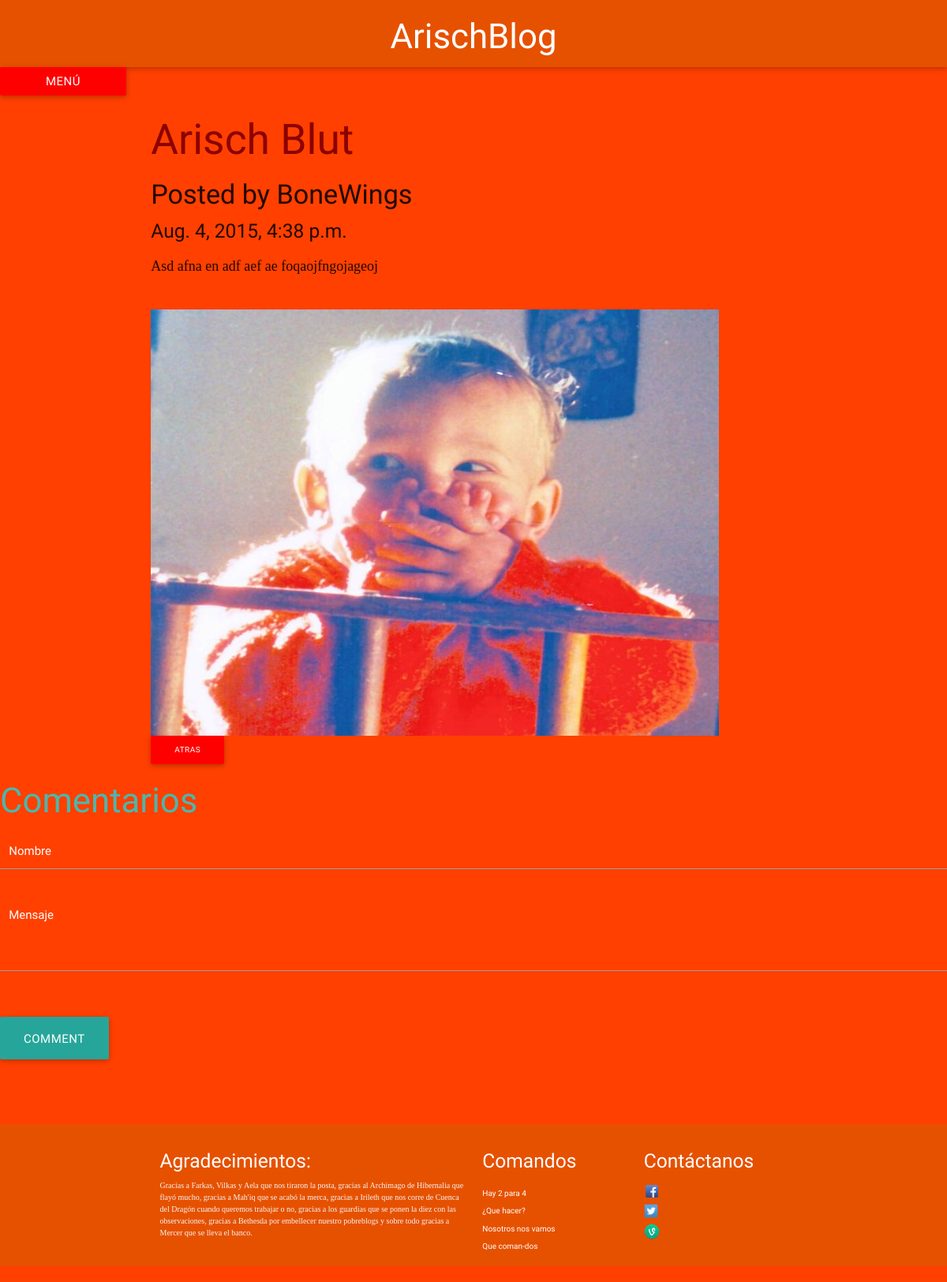
Screenshot of /ver_post/3/ with the database file from the repository.
### blog/models.py (models this page shows, shortened)
class Entrada(models.Model):
    class Meta:
        verbose_name = "Noticia"
        verbose_name_plural = "Noticias"
        ordering=['-fecha']
    imagen = models.CharField(u'URL de la Imagen del Post', max_length=1024,   default="/static/img/skyrim.jpg")
    titulo = models.CharField(u'Título', max_length=100)
    fecha = models.DateTimeField(u'Fecha del Post',auto_now_add=True)
    resumen= models.CharField(u'Resumen',max_length=512)
    contenido = models.TextField(u'Contenido')
    multimedia = models.FileField(u'Multimedia', upload_to='/multimedia', blank=True)
    published = models.BooleanField(u'Habilitado', default=True)
    autor = models.ForeignKey(User)
    tag = models.ManyToManyField('Categoria')

### blog/views.py (the view)
# urls.py: url(r'^ver_post/(?P<id_post>[0-9]+)/$', "blog.views.ver_post", name='vermipost'),
def ver_post(request, id_post):
    context = RequestContext(request)
    mi_post = Entrada.objects.get(id=id_post)
    return render_to_response('post.html',
                              {'post':mi_post},
                              context)

### blog/templates/post.html (shortened to what this page needs)
{% extends 'base.html' %}
{% block content %}
<article>
    <div class="container">
        <div class="row">
            <div class="col-lg-8 col-lg-offset-2 col-md-10 col-md-offset-1">
                <h2 class="section-heading">{{post.titulo}}</h2>
                <h4 class="section-heading">Posted by {{post.autor}}</h4>
                <h5 class="section-heading">{{post.fecha}}</h5>
                <p>{{post.contenido}} </p>
                <br>
                <img class = "image_wrapper fl_image" src="{{post.imagen}}">
                <br>
                <a href="{% url 'app_blog:blog' %}" class="btn btn-primary" style="background-color:red;">Atras</a>
            </div>
        </div>
    </div>
</article>
<div class="row">
    <h3 class="teal-text text-lighten-2">Comentarios</h3>
    <div class="row">
        <div class="input-field">
            <input name="nombre" type="text" class="form-control" style="color:white" id="name" required data-validation-required-message="Please enter your name.">
            <label class="white-text" for="name">Nombre</label>
        </div>
    </div>
    <div class="row">
        <div class="input-field">
            <textarea name="mensaje" rows="5" class="materialize-textarea" style="color:white" id="message" required data-validation-required-message="Please enter a message."></textarea>
            <label for="message" class="white-text">Mensaje</label>
        </div>
    </div>
    <br>
    <div class="row">
        <div class="form-group col-xs-12">
            <button id="send_ajax" class="btn-large btn-primary"> Comment </button>
        </div>
    </div>
</div>
{% endblock %}

### blog/static/css/style.css (style rules this page uses)
body { background:#FF4000; background-repeat: repeat-x; }
h2 { color:darkred; text-align:left; margin:5%; }
p { font-family: "Times New Roman"; font-size: 18px; display:block; }
a { color:darkred; font-size:10px; text-decoration:none; }
.input-field label { color: #000; }

### rows the page displays
Entrada: titulo "Arisch Blut", autor "BoneWings", fecha "Aug. 4, 2015, 4:38 p.m.", contenido "Asd afna en adf aef ae foqaojfngojageoj", imagen (picture)
